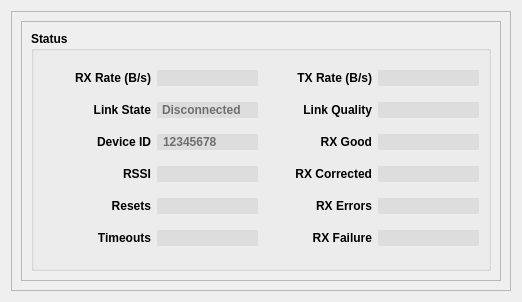
<?xml version="1.0" encoding="UTF-8"?>
<ui version="4.0">
 <class>TauLink</class>
 <widget class="QWidget" name="TauLink">
  <property name="geometry">
   <rect>
    <x>0</x>
    <y>0</y>
    <width>522</width>
    <height>302</height>
   </rect>
  </property>
  <property name="windowTitle">
   <string>Form</string>
  </property>
  <layout class="QVBoxLayout" name="verticalLayout_3">
   <item>
    <widget class="QFrame" name="frame_3">
     <property name="frameShape">
      <enum>QFrame::StyledPanel</enum>
     </property>
     <property name="frameShadow">
      <enum>QFrame::Raised</enum>
     </property>
     <layout class="QGridLayout" name="gridLayout">
      <item row="0" column="0">
       <widget class="QFrame" name="frame_2">
        <property name="frameShape">
         <enum>QFrame::StyledPanel</enum>
        </property>
        <property name="frameShadow">
         <enum>QFrame::Raised</enum>
        </property>
        <layout class="QVBoxLayout" name="verticalLayout_2">
         <item>
          <widget class="QGroupBox" name="groupBox_3">
           <property name="minimumSize">
            <size>
             <width>430</width>
             <height>0</height>
            </size>
           </property>
           <property name="font">
            <font>
             <weight>75</weight>
             <bold>true</bold>
            </font>
           </property>
           <property name="title">
            <string>Status</string>
           </property>
           <layout class="QGridLayout" name="gridLayout_4">
            <item row="4" column="2">
             <widget class="QLabel" name="ErrorsLabel">
              <property name="text">
               <string>RX Errors</string>
              </property>
              <property name="alignment">
               <set>Qt::AlignRight|Qt::AlignTrailing|Qt::AlignVCenter</set>
              </property>
             </widget>
            </item>
            <item row="2" column="3">
             <widget class="QLineEdit" name="Good">
              <property name="sizePolicy">
               <sizepolicy hsizetype="Preferred" vsizetype="Fixed">
                <horstretch>0</horstretch>
                <verstretch>0</verstretch>
               </sizepolicy>
              </property>
              <property name="minimumSize">
               <size>
                <width>0</width>
                <height>0</height>
               </size>
              </property>
              <property name="maximumSize">
               <size>
                <width>101</width>
                <height>16777215</height>
               </size>
              </property>
              <property name="font">
               <font>
                <weight>75</weight>
                <bold>true</bold>
               </font>
              </property>
              <property name="toolTip">
               <string>The percentage of packets that were corrected with error correction</string>
              </property>
              <property name="styleSheet">
               <string notr="true">QLineEdit {
  border: none;
  border-radius: 1px;
  padding: 0 4px;
  background: rgba(0, 0, 0, 16);
/*  background: transparent; */
/*     selection-background-color: darkgray;*/
}</string>
              </property>
              <property name="alignment">
               <set>Qt::AlignLeading|Qt::AlignLeft|Qt::AlignVCenter</set>
              </property>
              <property name="readOnly">
               <bool>true</bool>
              </property>
              <property name="objrelation" stdset="0">
               <stringlist notr="true">
                <string>objname:RFM22BStatus</string>
                <string>fieldname:RxGood</string>
               </stringlist>
              </property>
             </widget>
            </item>
            <item row="2" column="0">
             <widget class="QLabel" name="DeviceIDLabel">
              <property name="text">
               <string>Device ID</string>
              </property>
              <property name="alignment">
               <set>Qt::AlignRight|Qt::AlignTrailing|Qt::AlignVCenter</set>
              </property>
             </widget>
            </item>
            <item row="2" column="2">
             <widget class="QLabel" name="GoodLabel">
              <property name="text">
               <string>RX Good</string>
              </property>
              <property name="alignment">
               <set>Qt::AlignRight|Qt::AlignTrailing|Qt::AlignVCenter</set>
              </property>
             </widget>
            </item>
            <item row="4" column="3">
             <widget class="QLineEdit" name="Errors">
              <property name="sizePolicy">
               <sizepolicy hsizetype="Preferred" vsizetype="Fixed">
                <horstretch>0</horstretch>
                <verstretch>0</verstretch>
               </sizepolicy>
              </property>
              <property name="maximumSize">
               <size>
                <width>101</width>
                <height>16777215</height>
               </size>
              </property>
              <property name="font">
               <font>
                <weight>75</weight>
                <bold>true</bold>
               </font>
              </property>
              <property name="toolTip">
               <string>The percentage of packets that could not be corrected with error correction</string>
              </property>
              <property name="styleSheet">
               <string notr="true">QLineEdit {
  border: none;
  border-radius: 1px;
  padding: 0 4px;
  background: rgba(0, 0, 0, 16);
/*  background: transparent; */
/*     selection-background-color: darkgray;*/
}</string>
              </property>
              <property name="alignment">
               <set>Qt::AlignLeading|Qt::AlignLeft|Qt::AlignVCenter</set>
              </property>
              <property name="readOnly">
               <bool>true</bool>
              </property>
              <property name="objrelation" stdset="0">
               <stringlist notr="true">
                <string>objname:RFM22BStatus</string>
                <string>fieldname:RxErrors</string>
               </stringlist>
              </property>
             </widget>
            </item>
            <item row="5" column="3">
             <widget class="QLineEdit" name="RxFailure">
              <property name="sizePolicy">
               <sizepolicy hsizetype="Preferred" vsizetype="Fixed">
                <horstretch>0</horstretch>
                <verstretch>0</verstretch>
               </sizepolicy>
              </property>
              <property name="minimumSize">
               <size>
                <width>0</width>
                <height>0</height>
               </size>
              </property>
              <property name="maximumSize">
               <size>
                <width>101</width>
                <height>16777215</height>
               </size>
              </property>
              <property name="font">
               <font>
                <weight>75</weight>
                <bold>true</bold>
               </font>
              </property>
              <property name="toolTip">
               <string>The percentage of packets that were not received at all</string>
              </property>
              <property name="styleSheet">
               <string notr="true">QLineEdit {
  border: none;
  border-radius: 1px;
  padding: 0 4px;
  background: rgba(0, 0, 0, 16);
/*  background: transparent; */
/*     selection-background-color: darkgray;*/
}</string>
              </property>
              <property name="alignment">
               <set>Qt::AlignLeading|Qt::AlignLeft|Qt::AlignVCenter</set>
              </property>
              <property name="readOnly">
               <bool>true</bool>
              </property>
              <property name="objrelation" stdset="0">
               <stringlist notr="true">
                <string>objname:RFM22BStatus</string>
                <string>fieldname:RxFailure</string>
               </stringlist>
              </property>
             </widget>
            </item>
            <item row="3" column="3">
             <widget class="QLineEdit" name="Corrected">
              <property name="sizePolicy">
               <sizepolicy hsizetype="Preferred" vsizetype="Fixed">
                <horstretch>0</horstretch>
                <verstretch>0</verstretch>
               </sizepolicy>
              </property>
              <property name="minimumSize">
               <size>
                <width>0</width>
                <height>0</height>
               </size>
              </property>
              <property name="maximumSize">
               <size>
                <width>101</width>
                <height>16777215</height>
               </size>
              </property>
              <property name="font">
               <font>
                <weight>75</weight>
                <bold>true</bold>
               </font>
              </property>
              <property name="toolTip">
               <string>The percentage of packets that were corrected with error correction</string>
              </property>
              <property name="styleSheet">
               <string notr="true">QLineEdit {
  border: none;
  border-radius: 1px;
  padding: 0 4px;
  background: rgba(0, 0, 0, 16);
/*  background: transparent; */
/*     selection-background-color: darkgray;*/
}</string>
              </property>
              <property name="alignment">
               <set>Qt::AlignLeading|Qt::AlignLeft|Qt::AlignVCenter</set>
              </property>
              <property name="readOnly">
               <bool>true</bool>
              </property>
              <property name="objrelation" stdset="0">
               <stringlist notr="true">
                <string>objname:RFM22BStatus</string>
                <string>fieldname:RxCorrected</string>
               </stringlist>
              </property>
             </widget>
            </item>
            <item row="5" column="2">
             <widget class="QLabel" name="RxFailureLabel">
              <property name="text">
               <string>RX Failure</string>
              </property>
              <property name="alignment">
               <set>Qt::AlignRight|Qt::AlignTrailing|Qt::AlignVCenter</set>
              </property>
             </widget>
            </item>
            <item row="1" column="2">
             <widget class="QLabel" name="LinkQualityLabel">
              <property name="text">
               <string>Link Quality</string>
              </property>
              <property name="alignment">
               <set>Qt::AlignRight|Qt::AlignTrailing|Qt::AlignVCenter</set>
              </property>
             </widget>
            </item>
            <item row="1" column="3">
             <widget class="QLineEdit" name="LinkQuality">
              <property name="maximumSize">
               <size>
                <width>101</width>
                <height>16777215</height>
               </size>
              </property>
              <property name="font">
               <font>
                <weight>75</weight>
                <bold>true</bold>
               </font>
              </property>
              <property name="styleSheet">
               <string notr="true">QLineEdit {
  border: none;
  border-radius: 1px;
  padding: 0 4px;
  background: rgba(0, 0, 0, 16);
/*  background: transparent; */
/*     selection-background-color: darkgray;*/
}</string>
              </property>
              <property name="frame">
               <bool>false</bool>
              </property>
              <property name="readOnly">
               <bool>true</bool>
              </property>
              <property name="objrelation" stdset="0">
               <stringlist notr="true">
                <string>objname:RFM22BStatus</string>
                <string>fieldname:LinkQuality</string>
               </stringlist>
              </property>
             </widget>
            </item>
            <item row="1" column="1">
             <widget class="QLineEdit" name="LinkState">
              <property name="sizePolicy">
               <sizepolicy hsizetype="Expanding" vsizetype="Fixed">
                <horstretch>0</horstretch>
                <verstretch>0</verstretch>
               </sizepolicy>
              </property>
              <property name="minimumSize">
               <size>
                <width>0</width>
                <height>0</height>
               </size>
              </property>
              <property name="maximumSize">
               <size>
                <width>101</width>
                <height>16777215</height>
               </size>
              </property>
              <property name="font">
               <font>
                <weight>75</weight>
                <bold>true</bold>
               </font>
              </property>
              <property name="toolTip">
               <string>The modems current state</string>
              </property>
              <property name="styleSheet">
               <string notr="true">QLineEdit {
  border: none;
  border-radius: 1px;
  padding: 0 3px;
  background: rgba(0, 0, 0, 16);
/*  background: transparent; */
/*     selection-background-color: darkgray;*/
}</string>
              </property>
              <property name="alignment">
               <set>Qt::AlignLeading|Qt::AlignLeft|Qt::AlignVCenter</set>
              </property>
              <property name="readOnly">
               <bool>true</bool>
              </property>
              <property name="placeholderText">
               <string>Disconnected</string>
              </property>
              <property name="objrelation" stdset="0">
               <stringlist notr="true">
                <string>objname:RFM22BStatus</string>
                <string>fieldname:LinkState</string>
                <string>scale:0</string>
               </stringlist>
              </property>
             </widget>
            </item>
            <item row="3" column="1">
             <widget class="QLineEdit" name="RSSI">
              <property name="minimumSize">
               <size>
                <width>0</width>
                <height>0</height>
               </size>
              </property>
              <property name="maximumSize">
               <size>
                <width>101</width>
                <height>16777215</height>
               </size>
              </property>
              <property name="font">
               <font>
                <weight>75</weight>
                <bold>true</bold>
               </font>
              </property>
              <property name="styleSheet">
               <string notr="true">QLineEdit {
  border: none;
  border-radius: 1px;
  padding: 0 4px;
  background: rgba(0, 0, 0, 16);
/*  background: transparent; */
/*     selection-background-color: darkgray;*/
}</string>
              </property>
              <property name="readOnly">
               <bool>true</bool>
              </property>
              <property name="objrelation" stdset="0">
               <stringlist notr="true">
                <string>objname:RFM22BStatus</string>
                <string>fieldname:RSSI</string>
               </stringlist>
              </property>
             </widget>
            </item>
            <item row="3" column="0">
             <widget class="QLabel" name="RSSILabel">
              <property name="text">
               <string>RSSI</string>
              </property>
              <property name="alignment">
               <set>Qt::AlignRight|Qt::AlignTrailing|Qt::AlignVCenter</set>
              </property>
             </widget>
            </item>
            <item row="0" column="0">
             <widget class="QLabel" name="RXRateLabel">
              <property name="text">
               <string>RX Rate (B/s)</string>
              </property>
              <property name="alignment">
               <set>Qt::AlignRight|Qt::AlignTrailing|Qt::AlignVCenter</set>
              </property>
             </widget>
            </item>
            <item row="0" column="1">
             <widget class="QLineEdit" name="RXRate">
              <property name="maximumSize">
               <size>
                <width>101</width>
                <height>16777215</height>
               </size>
              </property>
              <property name="font">
               <font>
                <weight>75</weight>
                <bold>true</bold>
               </font>
              </property>
              <property name="styleSheet">
               <string notr="true">QLineEdit {
  border: none;
  border-radius: 1px;
  padding: 0 4px;
  background: rgba(0, 0, 0, 16);
/*  background: transparent; */
/*     selection-background-color: darkgray;*/
}</string>
              </property>
              <property name="frame">
               <bool>false</bool>
              </property>
              <property name="readOnly">
               <bool>true</bool>
              </property>
              <property name="objrelation" stdset="0">
               <stringlist notr="true">
                <string>objname:RFM22BStatus</string>
                <string>fieldname:RXRate</string>
               </stringlist>
              </property>
             </widget>
            </item>
            <item row="0" column="3">
             <widget class="QLineEdit" name="TXRate">
              <property name="minimumSize">
               <size>
                <width>0</width>
                <height>0</height>
               </size>
              </property>
              <property name="maximumSize">
               <size>
                <width>101</width>
                <height>16777215</height>
               </size>
              </property>
              <property name="font">
               <font>
                <weight>75</weight>
                <bold>true</bold>
               </font>
              </property>
              <property name="styleSheet">
               <string notr="true">QLineEdit {
  border: none;
  border-radius: 1px;
  padding: 0 4px;
  background: rgba(0, 0, 0, 16);
/*  background: transparent; */
/*     selection-background-color: darkgray;*/
}</string>
              </property>
              <property name="frame">
               <bool>false</bool>
              </property>
              <property name="readOnly">
               <bool>true</bool>
              </property>
              <property name="objrelation" stdset="0">
               <stringlist notr="true">
                <string>objname:RFM22BStatus</string>
                <string>fieldname:TXRate</string>
               </stringlist>
              </property>
             </widget>
            </item>
            <item row="5" column="1">
             <widget class="QLineEdit" name="Timeouts">
              <property name="maximumSize">
               <size>
                <width>101</width>
                <height>16777215</height>
               </size>
              </property>
              <property name="font">
               <font>
                <weight>75</weight>
                <bold>true</bold>
               </font>
              </property>
              <property name="styleSheet">
               <string notr="true">QLineEdit {
  border: none;
  border-radius: 1px;
  padding: 0 4px;
  background: rgba(0, 0, 0, 16);
/*  background: transparent; */
/*     selection-background-color: darkgray;*/
}</string>
              </property>
              <property name="frame">
               <bool>false</bool>
              </property>
              <property name="readOnly">
               <bool>true</bool>
              </property>
              <property name="objrelation" stdset="0">
               <stringlist notr="true">
                <string>objname:RFM22BStatus</string>
                <string>fieldname:Timeouts</string>
               </stringlist>
              </property>
             </widget>
            </item>
            <item row="5" column="0">
             <widget class="QLabel" name="TimeoutsLabel">
              <property name="text">
               <string>Timeouts</string>
              </property>
              <property name="alignment">
               <set>Qt::AlignRight|Qt::AlignTrailing|Qt::AlignVCenter</set>
              </property>
             </widget>
            </item>
            <item row="4" column="1">
             <widget class="QLineEdit" name="Resets">
              <property name="minimumSize">
               <size>
                <width>0</width>
                <height>0</height>
               </size>
              </property>
              <property name="maximumSize">
               <size>
                <width>101</width>
                <height>16777215</height>
               </size>
              </property>
              <property name="font">
               <font>
                <weight>75</weight>
                <bold>true</bold>
               </font>
              </property>
              <property name="styleSheet">
               <string notr="true">QLineEdit {
  border: none;
  border-radius: 1px;
  padding: 0 4px;
  background: rgba(0, 0, 0, 16);
/*  background: transparent; */
/*     selection-background-color: darkgray;*/
}</string>
              </property>
              <property name="frame">
               <bool>false</bool>
              </property>
              <property name="readOnly">
               <bool>true</bool>
              </property>
              <property name="objrelation" stdset="0">
               <stringlist notr="true">
                <string>objname:RFM22BStatus</string>
                <string>fieldname:Resets</string>
               </stringlist>
              </property>
             </widget>
            </item>
            <item row="3" column="2">
             <widget class="QLabel" name="CorrectedLabel">
              <property name="text">
               <string>RX Corrected</string>
              </property>
              <property name="alignment">
               <set>Qt::AlignRight|Qt::AlignTrailing|Qt::AlignVCenter</set>
              </property>
             </widget>
            </item>
            <item row="0" column="2">
             <widget class="QLabel" name="TXRateLabel">
              <property name="text">
               <string>TX Rate (B/s)</string>
              </property>
              <property name="alignment">
               <set>Qt::AlignRight|Qt::AlignTrailing|Qt::AlignVCenter</set>
              </property>
             </widget>
            </item>
            <item row="4" column="0">
             <widget class="QLabel" name="ResetsLabel">
              <property name="text">
               <string>Resets</string>
              </property>
              <property name="alignment">
               <set>Qt::AlignRight|Qt::AlignTrailing|Qt::AlignVCenter</set>
              </property>
             </widget>
            </item>
            <item row="2" column="1">
             <widget class="QLineEdit" name="DeviceID">
              <property name="minimumSize">
               <size>
                <width>0</width>
                <height>0</height>
               </size>
              </property>
              <property name="maximumSize">
               <size>
                <width>101</width>
                <height>16777215</height>
               </size>
              </property>
              <property name="font">
               <font>
                <weight>75</weight>
                <bold>true</bold>
               </font>
              </property>
              <property name="styleSheet">
               <string notr="true">QLineEdit {
  border: none;
  border-radius: 1px;
  padding: 0 4px;
  background: rgba(0, 0, 0, 16);
/*  background: transparent; */
/*     selection-background-color: darkgray;*/
}</string>
              </property>
              <property name="frame">
               <bool>false</bool>
              </property>
              <property name="alignment">
               <set>Qt::AlignLeading|Qt::AlignLeft|Qt::AlignVCenter</set>
              </property>
              <property name="readOnly">
               <bool>true</bool>
              </property>
              <property name="placeholderText">
               <string>12345678</string>
              </property>
              <property name="objrelation" stdset="0">
               <stringlist notr="true">
                <string>objname:RFM22BStatus</string>
                <string>fieldname:DeviceID</string>
                <string>scale:0</string>
               </stringlist>
              </property>
             </widget>
            </item>
            <item row="1" column="0">
             <widget class="QLabel" name="label_11">
              <property name="text">
               <string>Link State</string>
              </property>
              <property name="alignment">
               <set>Qt::AlignRight|Qt::AlignTrailing|Qt::AlignVCenter</set>
              </property>
             </widget>
            </item>
           </layout>
          </widget>
         </item>
        </layout>
       </widget>
      </item>
     </layout>
    </widget>
   </item>
  </layout>
 </widget>
 <tabstops>
  <tabstop>DeviceID</tabstop>
  <tabstop>Errors</tabstop>
 </tabstops>
 <resources/>
 <connections/>
</ui>
